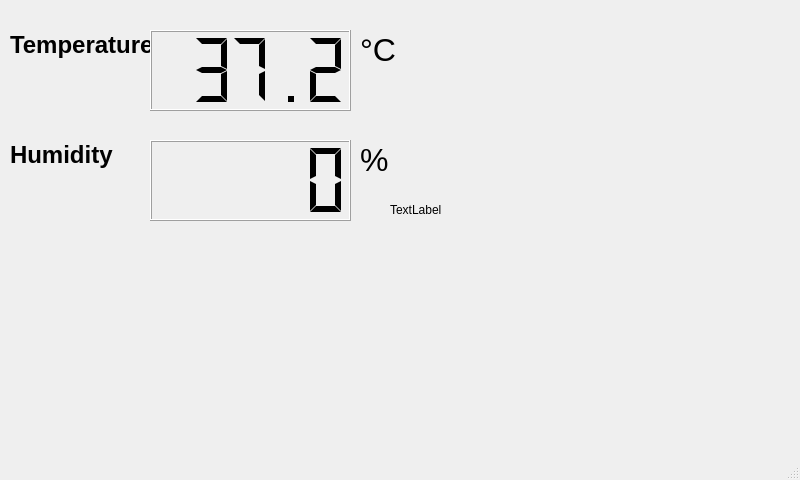
<?xml version="1.0" encoding="UTF-8"?>
<ui version="4.0">
 <class>MainWindow</class>
 <widget class="QMainWindow" name="MainWindow">
  <property name="geometry">
   <rect>
    <x>0</x>
    <y>0</y>
    <width>800</width>
    <height>480</height>
   </rect>
  </property>
  <property name="minimumSize">
   <size>
    <width>800</width>
    <height>480</height>
   </size>
  </property>
  <property name="maximumSize">
   <size>
    <width>800</width>
    <height>480</height>
   </size>
  </property>
  <property name="windowTitle">
   <string>Temperature &amp; Humidity display</string>
  </property>
  <widget class="QWidget" name="centralwidget">
   <widget class="QLabel" name="TemperatureLabel">
    <property name="geometry">
     <rect>
      <x>10</x>
      <y>20</y>
      <width>141</width>
      <height>51</height>
     </rect>
    </property>
    <property name="text">
     <string>&lt;html&gt;&lt;head/&gt;&lt;body&gt;&lt;p&gt;&lt;span style=&quot; font-size:18pt; font-weight:600;&quot;&gt;Temperature&lt;/span&gt;&lt;/p&gt;&lt;/body&gt;&lt;/html&gt;</string>
    </property>
   </widget>
   <widget class="QLabel" name="HumidityLabel">
    <property name="geometry">
     <rect>
      <x>10</x>
      <y>130</y>
      <width>141</width>
      <height>51</height>
     </rect>
    </property>
    <property name="text">
     <string>&lt;html&gt;&lt;head/&gt;&lt;body&gt;&lt;p&gt;&lt;span style=&quot; font-size:18pt; font-weight:600;&quot;&gt;Humidity&lt;/span&gt;&lt;/p&gt;&lt;/body&gt;&lt;/html&gt;</string>
    </property>
   </widget>
   <widget class="QLCDNumber" name="TemperatureValue">
    <property name="geometry">
     <rect>
      <x>150</x>
      <y>30</y>
      <width>201</width>
      <height>81</height>
     </rect>
    </property>
    <property name="smallDecimalPoint">
     <bool>false</bool>
    </property>
    <property name="segmentStyle">
     <enum>QLCDNumber::Flat</enum>
    </property>
    <property name="value" stdset="0">
     <double>37.200000000000003</double>
    </property>
   </widget>
   <widget class="QLCDNumber" name="HumidityValue">
    <property name="geometry">
     <rect>
      <x>150</x>
      <y>140</y>
      <width>201</width>
      <height>81</height>
     </rect>
    </property>
    <property name="segmentStyle">
     <enum>QLCDNumber::Flat</enum>
    </property>
   </widget>
   <widget class="QLabel" name="TemperatureLabel_2">
    <property name="geometry">
     <rect>
      <x>360</x>
      <y>20</y>
      <width>61</width>
      <height>61</height>
     </rect>
    </property>
    <property name="text">
     <string>&lt;!DOCTYPE HTML PUBLIC &quot;-//W3C//DTD HTML 4.0//EN&quot; &quot;http://www.w3.org/TR/REC-html40/strict.dtd&quot;&gt;
&lt;html&gt;&lt;head&gt;&lt;meta name=&quot;qrichtext&quot; content=&quot;1&quot; /&gt;&lt;style type=&quot;text/css&quot;&gt;
p, li { white-space: pre-wrap; }
&lt;/style&gt;&lt;/head&gt;&lt;body style=&quot; font-family:'.SF NS Text'; font-size:13pt; font-weight:400; font-style:normal;&quot;&gt;
&lt;p style=&quot; margin-top:12px; margin-bottom:12px; margin-left:0px; margin-right:0px; -qt-block-indent:0; text-indent:0px;&quot;&gt;&lt;span style=&quot; font-size:24pt;&quot;&gt;°C&lt;/span&gt;&lt;/p&gt;&lt;/body&gt;&lt;/html&gt;</string>
    </property>
   </widget>
   <widget class="QLabel" name="TemperatureLabel_3">
    <property name="geometry">
     <rect>
      <x>360</x>
      <y>130</y>
      <width>61</width>
      <height>61</height>
     </rect>
    </property>
    <property name="text">
     <string>&lt;html&gt;&lt;head/&gt;&lt;body&gt;&lt;p&gt;&lt;span style=&quot; font-size:24pt;&quot;&gt;%&lt;/span&gt;&lt;/p&gt;&lt;/body&gt;&lt;/html&gt;</string>
    </property>
   </widget>
   <widget class="QLabel" name="StatusLabel">
    <property name="geometry">
     <rect>
      <x>390</x>
      <y>10</y>
      <width>400</width>
      <height>400</height>
     </rect>
    </property>
    <property name="text">
     <string>TextLabel</string>
    </property>
   </widget>
  </widget>
  <widget class="QMenuBar" name="menubar">
   <property name="geometry">
    <rect>
     <x>0</x>
     <y>0</y>
     <width>800</width>
     <height>22</height>
    </rect>
   </property>
  </widget>
  <widget class="QStatusBar" name="statusbar"/>
 </widget>
 <resources/>
 <connections/>
</ui>
